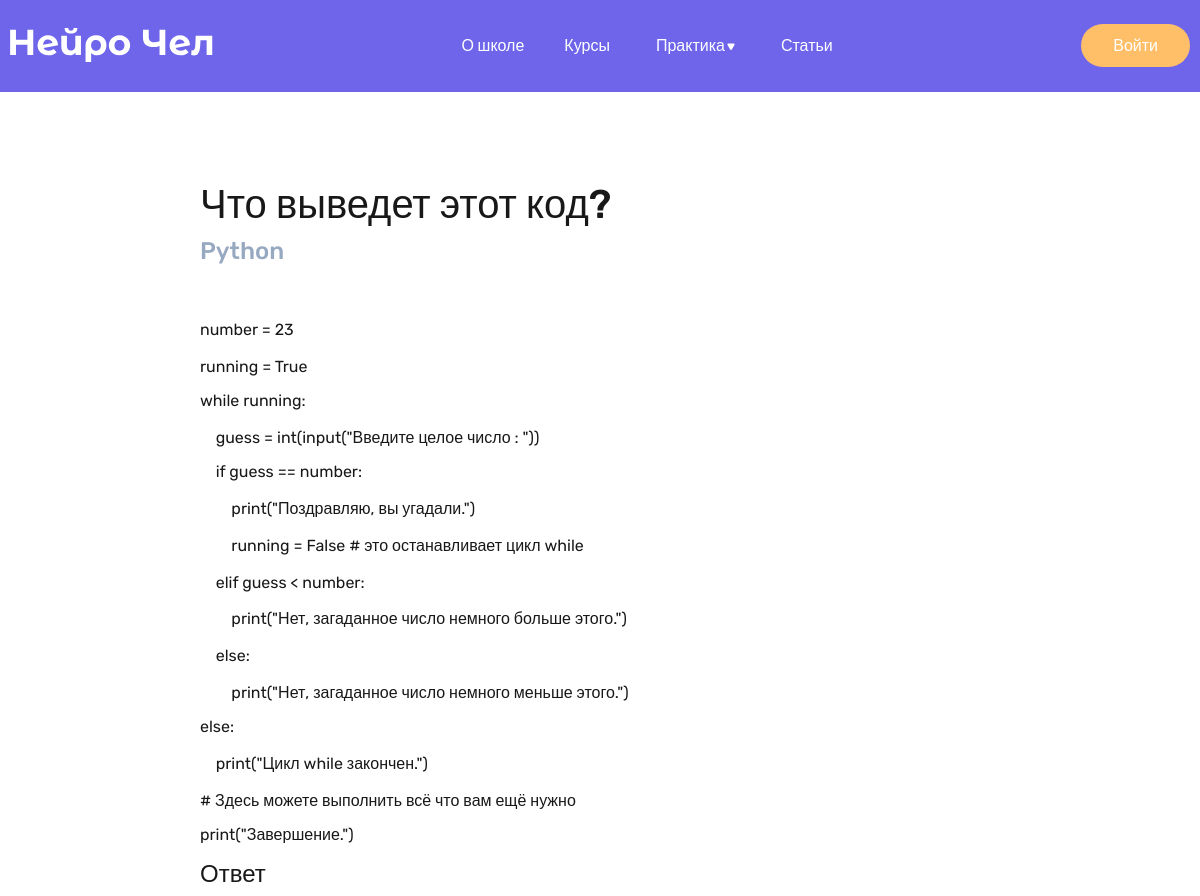
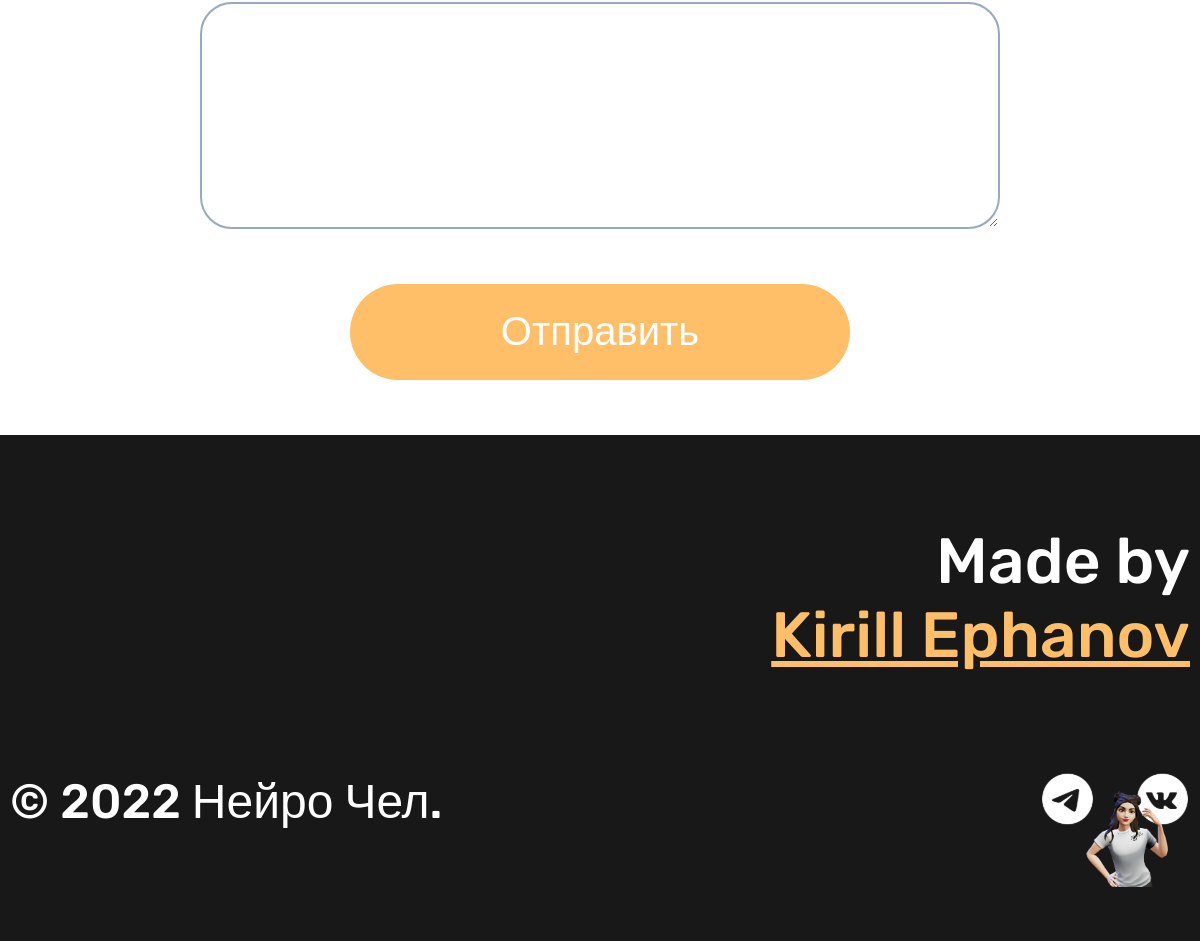
/practice/exercise/3/, run on the app's committed database (2 pictures, top to bottom).
### blablycode_app/models.py (models this page shows, shortened)
class Exercise(models.Model):
    exercise_title = models.CharField(max_length=150, verbose_name='Название задачи')
    exercise_category = models.ForeignKey('Category', on_delete=models.PROTECT, null=True, verbose_name='Категория')
    exercise_content = models.TextField(max_length=500, verbose_name='Условие задачи')
    class Meta:
        verbose_name = 'Задача для практики'
        verbose_name_plural = 'Задачи для практики'
        ordering = ['-pk']

class Category(models.Model):
    category_title = models.CharField(max_length=150, verbose_name='Название категории')
    def __str__(self):
        return self.category_title
    class Meta:
        verbose_name = 'Категория'
        verbose_name_plural = 'Категории'
        ordering = ['category_title']

### blablycode_app/views.py (the view)
# urls.py: path('practice/exercise/<int:pk>/', GetExercise.as_view(), name='open_exercise'),
class GetExercise(DetailView):
    model = Exercise
    template_name = 'blablycode_app/exercise.html'
    context_object_name = 'exercise'
    def get_context_data(self, *, object_list=None, **kwargs):
        context = super().get_context_data(**kwargs)
        return context

### blablycode_app/templates/blablycode_app/exercise.html
{% extends 'base.html' %}
{% block content %}
    <div class="wrapper">
        <div class="practice practice-header">
            <h1 class="practice-title">{{ exercise.exercise_title }}</h1>
            <p class="practice-category">{{ exercise.exercise_category }}</p>
        </div>
    </div>
    <section>
        <div class="wrapper">
            <div class="practice">
                <p class="practice-content">
                    {{ exercise.exercise_content|safe|linebreaks }}
                </p>
                <p class="practice-block2__title">Ответ</p>
                <form action="">
                    <div class="practice-form">
                        <textarea name="" id="" cols="30" rows="10" class="practice-textarea"></textarea>
                        <button class="btn-send practice-btn">Отправить</button>
                    </div>
                </form>
            </div>
        </div>
    </section>
{% endblock %}

### blablycode/static/styles/style.css (style rules this page uses)
:root { --dark: #181818; --blue: #6E65EB; --orange: #FFBF69; --grey: #97A8C1; }
html { background-color: var(--dark); }
body { font-family: 'Rubik', sans-serif; color: var(--dark); background-color: #fff; }
.wrapper { max-width: 1180px; padding-right: 5px; padding-left: 5px; margin: 0 auto; }
.btn-send { cursor: pointer; color: #fff; font-size: 40px; font-weight: 500; background-color: var(--orange); border: none; border-radius: 100px; padding: 25px; max-width: 500px; width: 100%; }
.practice { max-width: 800px; margin: 0 auto; }
.practice-header { margin-bottom: 55px; }
.practice-title { font-size: 40px; font-weight: 500; margin-top: 90px; margin-bottom: 10px; }
.practice-category { color: var(--grey); font-size: 24px; font-weight: 500; margin: 0; }
.practice-content { font-size: 20px; margin-top: 0; margin-bottom: 55px; }
.practice-block2__title { font-size: 24px; font-weight: 500; margin-top: 0; margin-bottom: 10px; }
.practice-form { display: flex; flex-direction: column; gap: 55px; margin-bottom: 55px; }
.practice-textarea { font-size: 18px; padding: 8px 20px; border: 2px solid var(--grey); border-radius: 32px; }
.practice-btn { align-self: center; }

### data on the page
Exercise: exercise_title "Что выведет этот код?", exercise_category "Python", exercise_content "number = 23 running = True while running: guess = int(input(\"Введите целое число : \")) if guess == number: print(\"Поздравляю, вы угадали.\") running = False # это останавливает цикл while elif guess < number: print(\"Нет, загаданное число немного больше этого.\") else: print(\"Нет, загаданное число немного меньше этого.\") else: print(\"Цикл while закончен.\") # Здесь можете выполнить всё что вам ещё нужно print(\"Завершение.\")"
